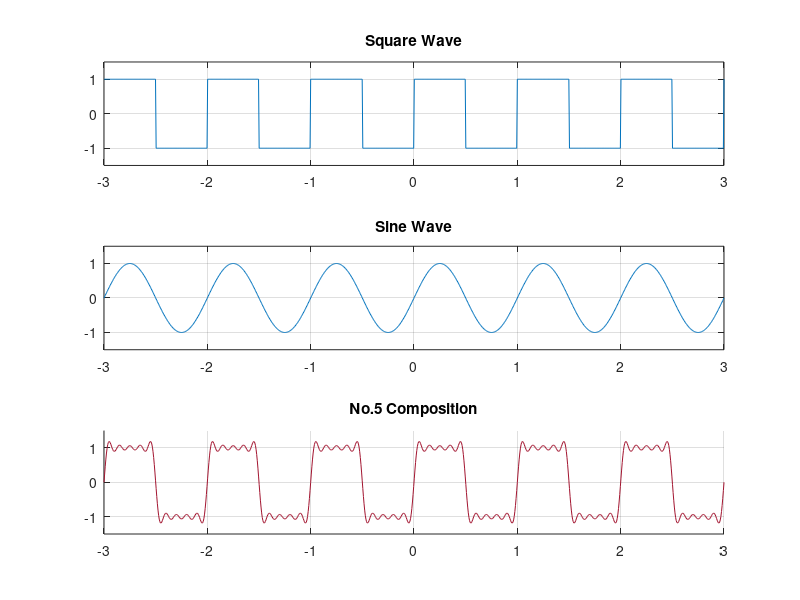
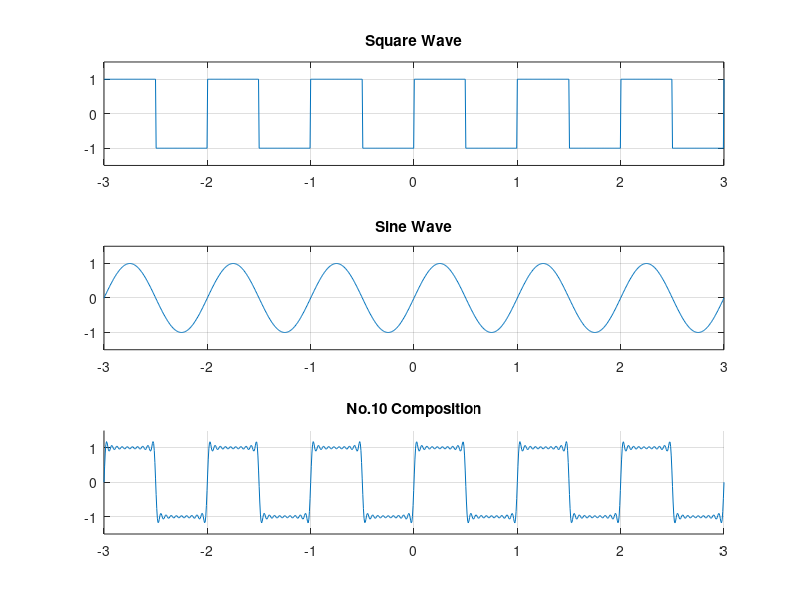
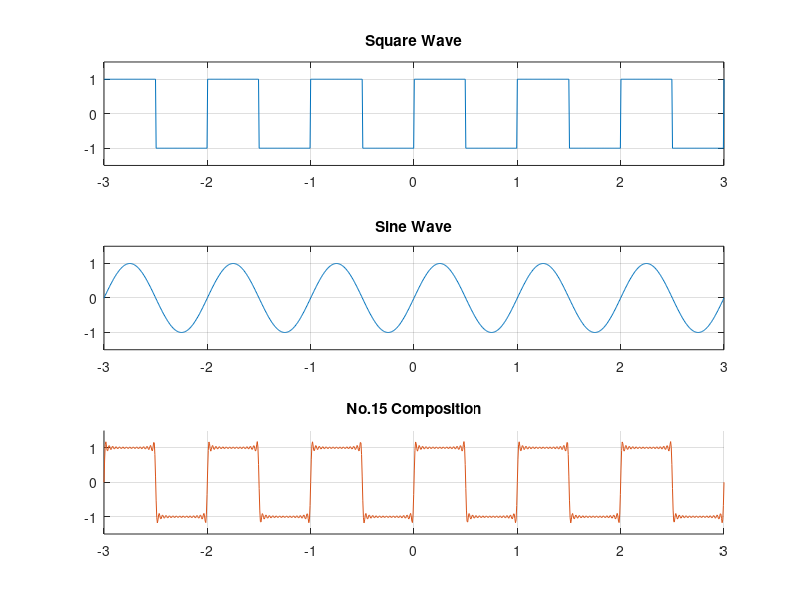
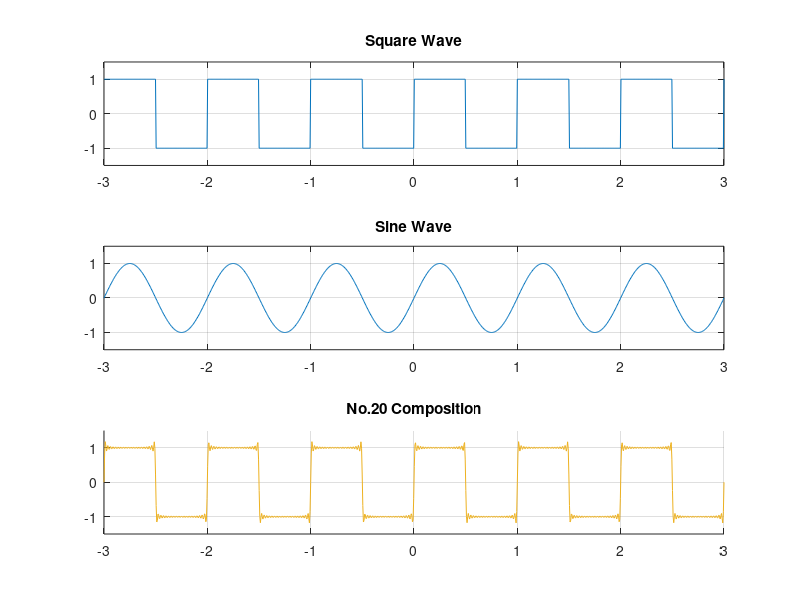

Here is the MATLAB script that generated these plots, in order:
clc;clear;close all;

N=1000;
x=linspace(-3,3,N);
omg=2*pi*1;

f=square(omg*x);
sin_base=sin(omg*x);

subplot(3,1,1);
plot(x,f);
title('Square Wave')
xlim([-3,3]);
ylim([-1.5,1.5]);
xticks(-3:1:3);
yticks(-1:1:1);
grid on;

subplot(3,1,2);
plot(x,sin_base);
title('Sine Wave')
xlim([-3,3]);
ylim([-1.5,1.5]);
xticks(-3:1:3);
yticks(-1:1:1);
grid on;

subplot(3,1,3);
fif_sin=zeros(1,length(x));
hold on;
xlim([-3,3]);
ylim([-1.5,1.5]);
xticks(-3:1:3);
yticks(-1:1:1);
grid on;
hp=plot(x,0);
m=0;
for i=1:1:30
    fif_sin=fif_sin+4/pi*1/(2.*i-1).*sin(omg.*(2.*i-1).*x);
    if mod(i,5)==0
        delete(hp);
        ss=sprintf("No.%d Composition",i);
        title(ss)
        hp=plot(x,fif_sin);
        pause(0.5);
        str=sprintf("../figure/fig_5/fig-%d.png",m);
        saveas(hp,str);
        m=m+1;
    end
end
